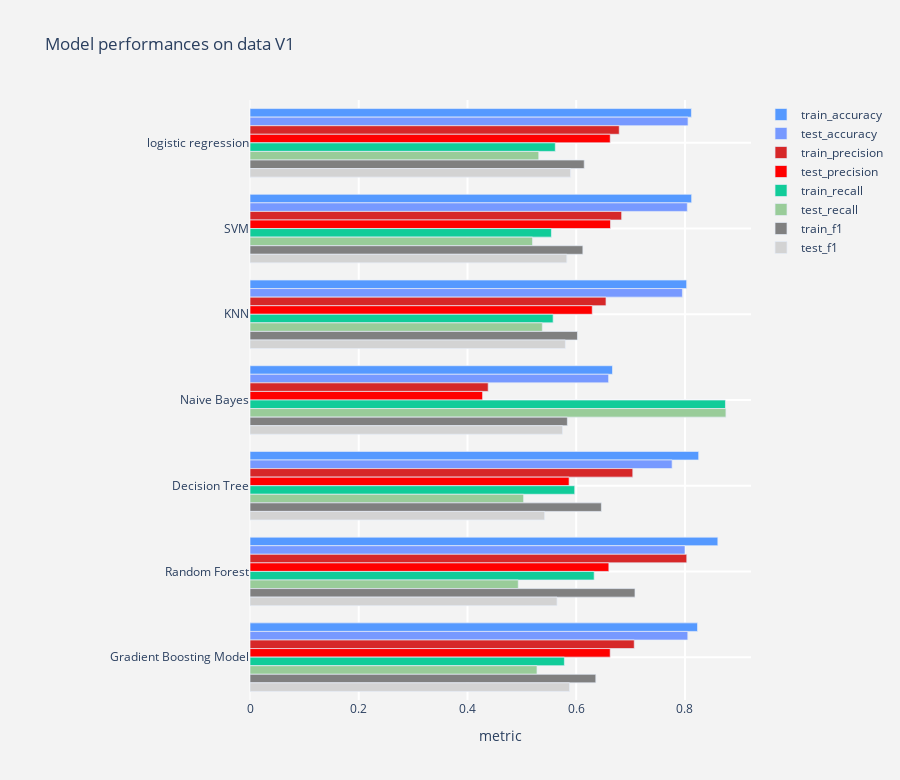

Notebook cell for this chart:
### Code cell
import plotly.offline as py #visualization as py
import plotly.graph_objects as go


def output_tracer(model_performances, metric,color) :
    tracer = go.Bar(y = model_performances["type"] ,
                    x = model_performances[metric],
                    orientation = "h",name = metric ,
                    marker = dict(line = dict(width =.7),
                                  color = color)
                   )
    return tracer

layout = go.Layout(dict(title = "Model performances on data V1",
                        plot_bgcolor  = "rgb(243,243,243)",
                        paper_bgcolor = "rgb(243,243,243)",
                        xaxis = dict(gridcolor = 'rgb(255, 255, 255)',
                                     title = "metric",
                                     zerolinewidth=1,
                                     ticklen=5,gridwidth=2),
                        yaxis = dict(gridcolor = 'rgb(255, 255, 255)',
                                     zerolinewidth=1,ticklen=5,gridwidth=2,
                                    autorange = 'reversed'),
                        margin = dict(l = 250),
                        height = 780
                       )
                  )

model_disp = df_performance[df_performance.data=='v1-quantile']
trace1a  = output_tracer(model_disp, "train_accuracy","#5599FF")
trace1  = output_tracer(model_disp, "test_accuracy","#7799FF")

trace2a  = output_tracer(model_disp, 'train_precision',"#d62728")
trace2  = output_tracer(model_disp, 'test_precision',"red")

trace3a  = output_tracer(model_disp, 'train_recall',"#11CC99")
trace3  = output_tracer(model_disp, 'test_recall',"#99CC99")

trace4a  = output_tracer(model_disp, 'train_f1',"grey")
trace4  = output_tracer(model_disp, 'test_f1',"lightgrey")

# trace5  = output_tracer('test_rocauc',"#FFCC99")

# trace6  = output_tracer('test_pcauc',"#FFCC99")

# data = [trace1,trace2,trace3,trace4,trace5]
data = [trace1a,trace1, trace2a, trace2,trace3a, trace3,trace4a, trace4,]
fig = go.Figure(data=data,layout=layout)
py.iplot(fig)

### Figure 1 — Plotly figure (JSON) as saved in the notebook; plotly's stock layout.template omitted (floating-point values rounded to 4 significant figures)
{"data": [{"marker": {"color": "#5599FF", "line": {"width": 0.7}}, "name": "train_accuracy", "orientation": "h", "type": "bar", "x": [0.8119, 0.8124, 0.8032, 0.6667, 0.8253, 0.8605, 0.8232], "y": ["logistic regression", "SVM", "KNN", "Naive Bayes", "Decision Tree", "Random Forest", "Gradient Boosting Model"]}, {"marker": {"color": "#7799FF", "line": {"width": 0.7}}, "name": "test_accuracy", "orientation": "h", "type": "bar", "x": [0.8057, 0.8044, 0.7953, 0.6596, 0.7764, 0.8001, 0.8053], "y": ["logistic regression", "SVM", "KNN", "Naive Bayes", "Decision Tree", "Random Forest", "Gradient Boosting Model"]}, {"marker": {"color": "#d62728", "line": {"width": 0.7}}, "name": "train_precision", "orientation": "h", "type": "bar", "x": [0.6792, 0.6836, 0.6549, 0.4381, 0.7041, 0.8034, 0.7068], "y": ["logistic regression", "SVM", "KNN", "Naive Bayes", "Decision Tree", "Random Forest", "Gradient Boosting Model"]}, {"marker": {"color": "red", "line": {"width": 0.7}}, "name": "test_precision", "orientation": "h", "type": "bar", "x": [0.6626, 0.6632, 0.6296, 0.4279, 0.587, 0.6601, 0.6626], "y": ["logistic regression", "SVM", "KNN", "Naive Bayes", "Decision Tree", "Random Forest", "Gradient Boosting Model"]}, {"marker": {"color": "#11CC99", "line": {"width": 0.7}}, "name": "train_recall", "orientation": "h", "type": "bar", "x": [0.5616, 0.5544, 0.5576, 0.8745, 0.5973, 0.633, 0.5782], "y": ["logistic regression", "SVM", "KNN", "Naive Bayes", "Decision Tree", "Random Forest", "Gradient Boosting Model"]}, {"marker": {"color": "#99CC99", "line": {"width": 0.7}}, "name": "test_recall", "orientation": "h", "type": "bar", "x": [0.5311, 0.5197, 0.5377, 0.8754, 0.5033, 0.4934, 0.5279], "y": ["logistic regression", "SVM", "KNN", "Naive Bayes", "Decision Tree", "Random Forest", "Gradient Boosting Model"]}, {"marker": {"color": "grey", "line": {"width": 0.7}}, "name": "train_f1", "orientation": "h", "type": "bar", "x": [0.6148, 0.6123, 0.6023, 0.5838, 0.6463, 0.7081, 0.6361], "y": ["logistic regression", "SVM", "KNN", "Naive Bayes", "Decision Tree", "Random Forest", "Gradient Boosting Model"]}, {"marker": {"color": "lightgrey", "line": {"width": 0.7}}, "name": "test_f1", "orientation": "h", "type": "bar", "x": [0.5896, 0.5827, 0.58, 0.5748, 0.5419, 0.5647, 0.5876], "y": ["logistic regression", "SVM", "KNN", "Naive Bayes", "Decision Tree", "Random Forest", "Gradient Boosting Model"]}], "layout": {"height": 780, "margin": {"l": 250}, "paper_bgcolor": "rgb(243,243,243)", "plot_bgcolor": "rgb(243,243,243)", "title": {"text": "Model performances on data V1"}, "xaxis": {"gridcolor": "rgb(255, 255, 255)", "gridwidth": 2, "ticklen": 5, "title": {"text": "metric"}, "zerolinewidth": 1}, "yaxis": {"autorange": "reversed", "gridcolor": "rgb(255, 255, 255)", "gridwidth": 2, "ticklen": 5, "zerolinewidth": 1}}}
